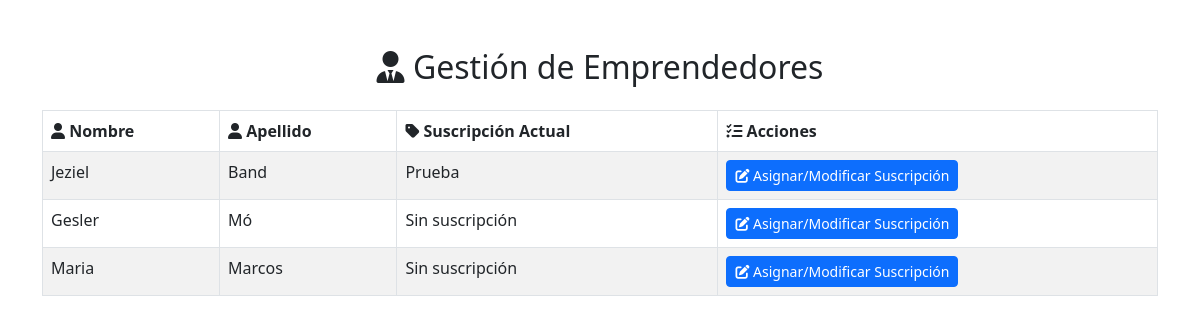
Screenshot of /public/admin/ver_emprendedores_suscripcion.php (signed in) with the database file from the repository.
### tables this page shows
CREATE TABLE `emprendedor` (
  `id_emprendedor` int(11) NOT NULL AUTO_INCREMENT,
  `nombre1` varchar(255) NOT NULL,
  `nombre2` varchar(255) DEFAULT NULL,
  `nombre3` varchar(255) DEFAULT NULL,
  `apellido1` varchar(255) NOT NULL,
  `apellido2` varchar(255) DEFAULT NULL,
  `correo` varchar(255) NOT NULL,
  `contrasena` varchar(255) NOT NULL,
  `telefono1` varchar(20) DEFAULT NULL,
  `telefono2` varchar(20) DEFAULT NULL,
  `dpi` varchar(20) DEFAULT NULL,
  `id_banco` int(11) DEFAULT NULL,
  `no_cuenta_bancaria` varchar(50) DEFAULT NULL,
  `tipo_cuenta_bancaria` varchar(50) DEFAULT NULL,
  `nombre_cuenta_bancaria` varchar(255) DEFAULT NULL,
  `id_direccion` int(11) DEFAULT NULL,
  `id_estado_usuario` int(11) DEFAULT NULL,
  `id_suscripcion` int(11) DEFAULT NULL,
  `token_activacion` varchar(255) DEFAULT NULL,
  `token_recuperacion` varchar(255) DEFAULT NULL,
  `fecha_token` datetime DEFAULT NULL,
  `fecha_creacion` timestamp NOT NULL DEFAULT current_timestamp(),
  `documento_identificacion` varchar(255) DEFAULT NULL,
  `registro_completo` tinyint(1) NOT NULL DEFAULT 0,
  `id_negocio` int(11) DEFAULT NULL,
  `estado_documento` enum('pendiente','aprobado','rechazado') DEFAULT 'pendiente',
  PRIMARY KEY (`id_emprendedor`),
  KEY `id_banco` (`id_banco`),
  KEY `id_direccion` (`id_direccion`),
  KEY `id_estado_usuario` (`id_estado_usuario`),
  KEY `id_suscripcion` (`id_suscripcion`),
  KEY `fk_id_negocio` (`id_negocio`),
  CONSTRAINT `emprendedor_ibfk_1` FOREIGN KEY (`id_banco`) REFERENCES `banco` (`id_banco`),
  CONSTRAINT `emprendedor_ibfk_2` FOREIGN KEY (`id_direccion`) REFERENCES `direccion` (`id_direccion`),
  CONSTRAINT `emprendedor_ibfk_3` FOREIGN KEY (`id_estado_usuario`) REFERENCES `estado_usuario` (`id_estado_usuario`),
  CONSTRAINT `emprendedor_ibfk_4` FOREIGN KEY (`id_suscripcion`) REFERENCES `suscripcion` (`id_suscripcion`),
  CONSTRAINT `fk_id_negocio` FOREIGN KEY (`id_negocio`) REFERENCES `negocio` (`id_negocio`) ON DELETE SET NULL ON UPDATE CASCADE
);

CREATE TABLE `suscripcion` (
  `id_suscripcion` int(11) NOT NULL AUTO_INCREMENT,
  `tipo_suscripcion` varchar(255) NOT NULL,
  `descripcion` text NOT NULL,
  `costo` decimal(10,2) NOT NULL,
  `duracion` int(11) NOT NULL COMMENT 'Duración en meses',
  `estado` varchar(50) NOT NULL,
  PRIMARY KEY (`id_suscripcion`)
);

### public/admin/ver_emprendedores_suscripcion.php (the view, shortened to what this page needs)
<?php
$database = new Database();
$db = $database->getConnection();
$query = "SELECT e.id_emprendedor, e.nombre1, e.apellido1, s.tipo_suscripcion
          FROM emprendedor e
          LEFT JOIN suscripcion s ON e.id_suscripcion = s.id_suscripcion";
$stmt = $db->prepare($query);
$stmt->execute();
$emprendedores = $stmt->fetchAll(PDO::FETCH_ASSOC);
?>
<!DOCTYPE html>
<html lang="es">
<head>
    <link href="https://cdn.jsdelivr.net/npm/bootstrap@5.3.0/dist/css/bootstrap.min.css" rel="stylesheet">
    <link rel="stylesheet" href="https://cdnjs.cloudflare.com/ajax/libs/font-awesome/6.0.0-beta3/css/all.min.css">
</head>
<body>
<div class="container my-5">
    <h2 class="text-center mb-4"><i class="fas fa-user-tie"></i> Gestión de Emprendedores</h2>
    <table class="table table-striped table-bordered">
        <thead>
        <tr>
            <th><i class="fas fa-user"></i> Nombre</th>
            <th><i class="fas fa-user"></i> Apellido</th>
            <th><i class="fas fa-tag"></i> Suscripción Actual</th>
            <th><i class="fas fa-tasks"></i> Acciones</th>
        </tr>
        </thead>
        <tbody>
        <?php foreach ($emprendedores as $emprendedor): ?>
            <tr>
                <td><?php echo htmlspecialchars($emprendedor['nombre1']); ?></td>
                <td><?php echo htmlspecialchars($emprendedor['apellido1']); ?></td>
                <td><?php echo htmlspecialchars($emprendedor['tipo_suscripcion'] ?? 'Sin suscripción'); ?></td>
                <td>
                    <a href="asignar_suscripcion.php?id_emprendedor=<?php echo $emprendedor['id_emprendedor']; ?>" class="btn btn-primary btn-sm" title="Asignar/Modificar Suscripción">
                        <i class="fas fa-edit"></i> Asignar/Modificar Suscripción
                    </a>
                </td>
            </tr>
        <?php endforeach; ?>
        </tbody>
    </table>
</div>
</body>
</html>

### rows the page displays
emprendedor: nombre1 "Jeziel", apellido1 "Band", id_suscripcion.tipo_suscripcion "Prueba"
emprendedor: nombre1 "Gesler", apellido1 "Mó", tipo_suscripcion "Sin suscripción"
emprendedor: nombre1 "Maria", apellido1 "Marcos", tipo_suscripcion "Sin suscripción"
